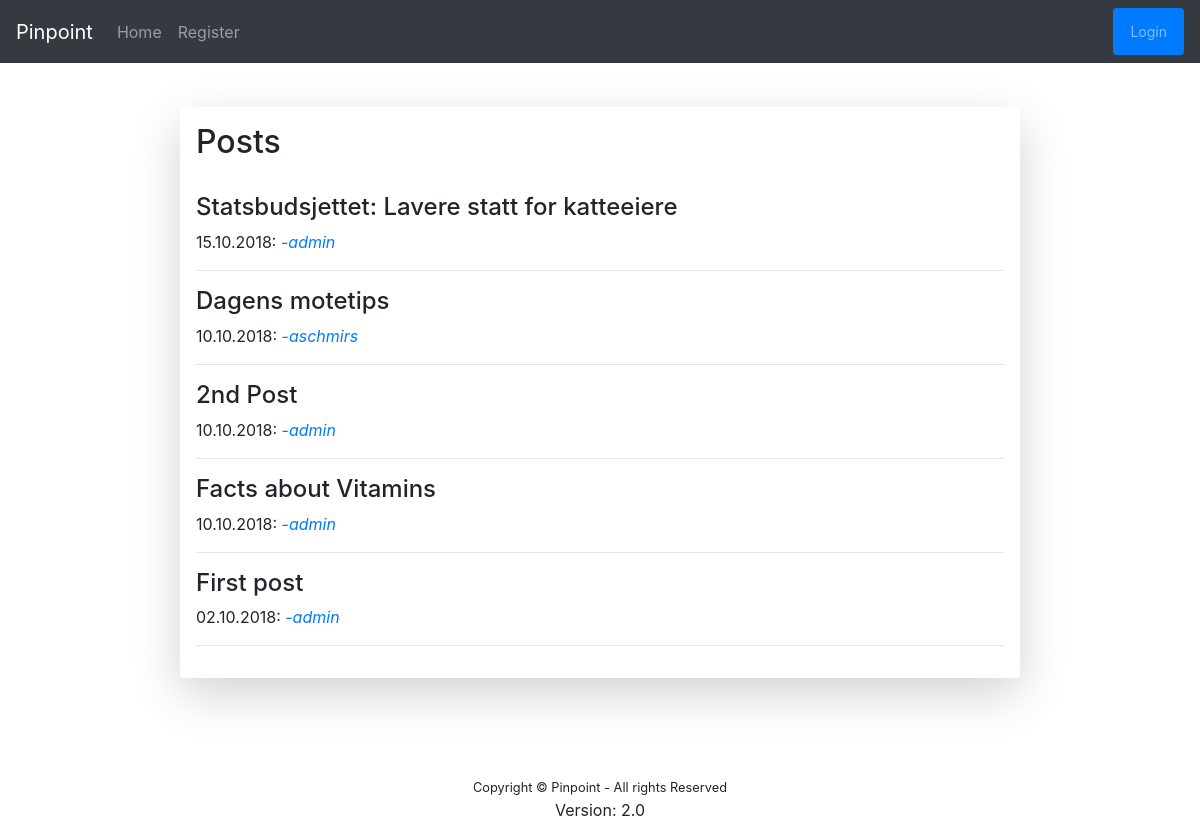
The page / on the database its author committed.
### view_content/models.py (models this page shows, shortened)
class Post(models.Model):
    title = models.CharField(max_length=200)
    body = models.TextField()
    date = models.DateTimeField(auto_now_add=True)
    author = models.ForeignKey('auth.User', on_delete=models.CASCADE, related_name='author_of')
    editor = models.ForeignKey('auth.User', on_delete=models.CASCADE, related_name='editor_of', null=True)
    needs_proofreading = models.BooleanField(default=False)
    published = models.BooleanField(default=False)
    comment = models.TextField(null=True)
    categories = models.ManyToManyField('Category', null=True)

### view_content/views.py (the view)
# urls.py: path('', views.index, name="home"),
def index(request):
    posts = Post.objects.all().order_by("-date")[:20]
    return render(request, "view_content/TEMPORARY.html", {'posts': posts})

### view_content/templates/view_content/TEMPORARY.html (shortened to what this page needs)
{% extends "base.html" %}
{% block content %}
	<h2>Posts</h2><br>
    {% for post in posts %}
        {% if post.published %}
        	<div class="pointer" onclick="document.location='{% url 'detail' post.id %}'">
		    <h4>{{ post.title }}</h4>
		    <p>{{ post.date|date:"d.m.Y" }}: <a href="">   -<i>{{ post.author.username }}</i></a> </p>
		  </div>
            <hr>
        {% endif %}
    {% endfor %}
{% endblock %}

### main/templates/base.html (style rules this page uses)
.pointer { cursor: pointer; }

### rows shown on the page
Post: title "Statsbudsjettet: Lavere statt for katteeiere", date "15.10.2018", author.username "admin"
Post: title "Dagens motetips", date "10.10.2018", author.username "aschmirs"
Post: title "2nd Post", date "10.10.2018", author.username "admin"
Post: title "Facts about Vitamins", date "10.10.2018", author.username "admin"
Post: title "First post", date "02.10.2018", author.username "admin"
